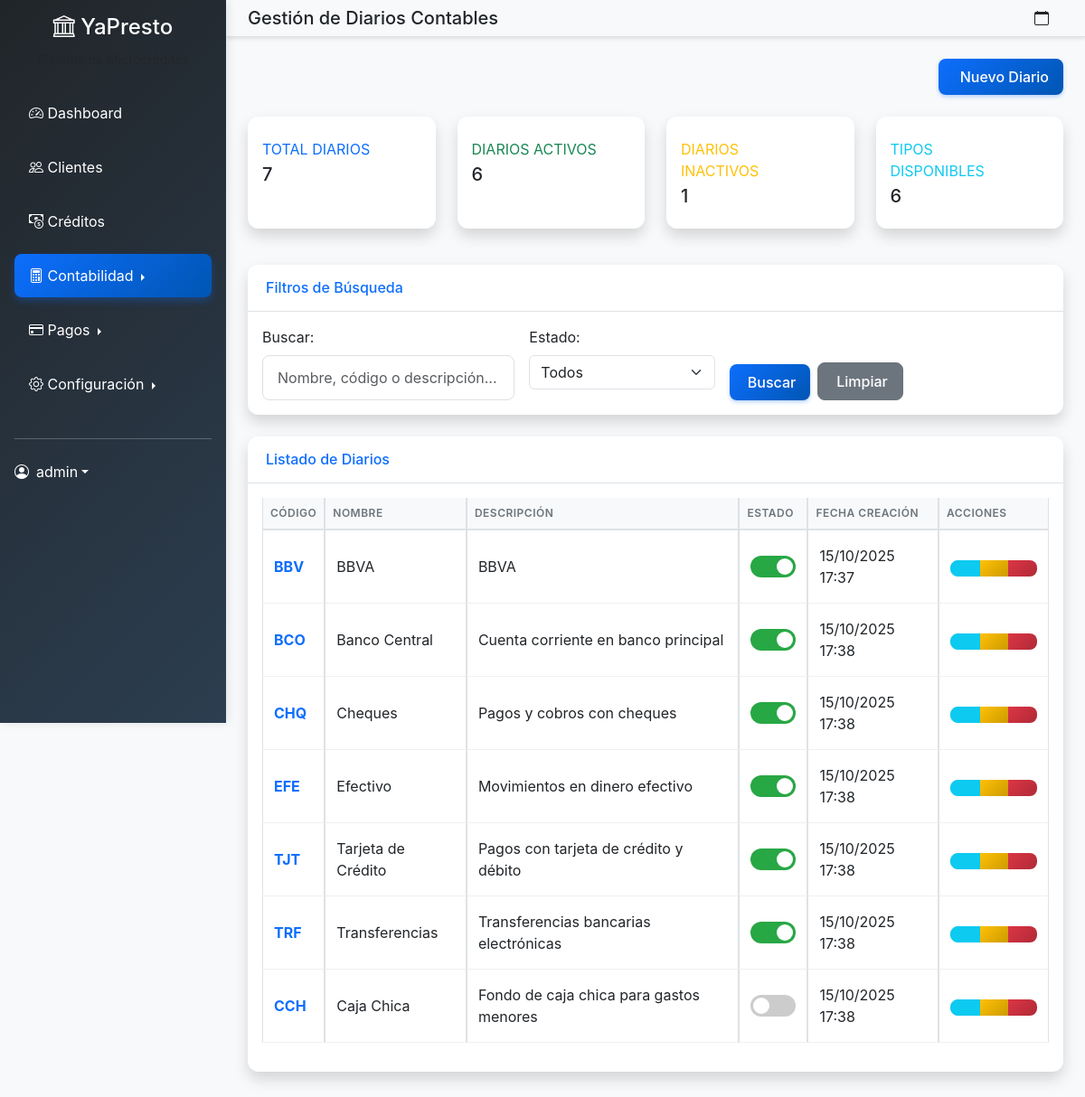
Screenshot of /contabilidad/diarios/ (signed in) with the database file from the repository.
### microcreditos/models.py (models this page shows, shortened)
class Diario(models.Model):
    nombre = models.CharField(max_length=100, unique=True)
    descripcion = models.TextField(blank=True, help_text="Descripción opcional del diario")
    codigo = models.CharField(max_length=20, unique=True, help_text="Código único del diario")
    activo = models.BooleanField(default=True, help_text="Indica si el diario está activo")
    fecha_creacion = models.DateTimeField(auto_now_add=True)
    fecha_modificacion = models.DateTimeField(auto_now=True)
    class Meta:
        verbose_name = "Diario"
        verbose_name_plural = "Diarios"
        ordering = ['codigo', 'nombre']

### microcreditos/views.py (the view)
# urls.py: path('contabilidad/diarios/', views.lista_diarios, name='lista_diarios'),
@login_required
def lista_diarios(request):
    diarios = Diario.objects.all().order_by('-activo', 'nombre')
    buscar = request.GET.get('buscar', '')
    estado = request.GET.get('estado', '')
    if buscar:
        diarios = diarios.filter(
            Q(nombre__icontains=buscar) |
            Q(codigo__icontains=buscar) |
            Q(descripcion__icontains=buscar)
        )
    if estado == 'activo':
        diarios = diarios.filter(activo=True)
    elif estado == 'inactivo':
        diarios = diarios.filter(activo=False)
    paginator = Paginator(diarios, 10)
    page_number = request.GET.get('page')
    page_obj = paginator.get_page(page_number)
    context = {
        'page_obj': page_obj,
        'buscar': buscar,
        'estado': estado,
        'total_diarios': diarios.count(),
        'diarios_activos': Diario.objects.filter(activo=True).count(),
        'diarios_inactivos': Diario.objects.filter(activo=False).count(),
    }
    return render(request, 'microcreditos/contabilidad/lista_diarios.html', context)

### accounts/models.py (called while the page is built)
    def es_administrador(self):
        return self.rol == 'administrador'

### templates/microcreditos/contabilidad/lista_diarios.html (shortened to what this page needs)
{% extends 'dashboard_base.html' %}
{% load static %}
{% block page_title %}Gestión de Diarios Contables{% endblock %}
{% block dashboard_content %}
<div class="d-flex justify-content-end mb-4">
    <a href="{% url 'microcreditos:crear_diario' %}" class="btn btn-primary">
        Nuevo Diario
    </a>
</div>
    <div class="row mb-4">
        <div class="col-xl-3 col-md-6 mb-3">
            <div class="card border-left-primary shadow h-100 py-2">
                <div class="card-body">
                    <div class="row no-gutters align-items-center">
                        <div class="col mr-2">
                            <div class="text-xs font-weight-bold text-primary text-uppercase mb-1">
                                Total Diarios
                            </div>
                            <div class="h5 mb-0 font-weight-bold text-gray-800">{{ total_diarios }}</div>
                        </div>
                    </div>
                </div>
            </div>
        </div>
        <div class="col-xl-3 col-md-6 mb-3">
            <div class="card border-left-success shadow h-100 py-2">
                <div class="card-body">
                    <div class="row no-gutters align-items-center">
                        <div class="col mr-2">
                            <div class="text-xs font-weight-bold text-success text-uppercase mb-1">
                                Diarios Activos
                            </div>
                            <div class="h5 mb-0 font-weight-bold text-gray-800">{{ diarios_activos }}</div>
                        </div>
                    </div>
                </div>
            </div>
        </div>
        <div class="col-xl-3 col-md-6 mb-3">
            <div class="card border-left-warning shadow h-100 py-2">
                <div class="card-body">
                    <div class="row no-gutters align-items-center">
                        <div class="col mr-2">
                            <div class="text-xs font-weight-bold text-warning text-uppercase mb-1">
                                Diarios Inactivos
                            </div>
                            <div class="h5 mb-0 font-weight-bold text-gray-800">{{ diarios_inactivos }}</div>
                        </div>
                    </div>
                </div>
            </div>
        </div>
        <div class="col-xl-3 col-md-6 mb-3">
            <div class="card border-left-info shadow h-100 py-2">
                <div class="card-body">
                    <div class="row no-gutters align-items-center">
                        <div class="col mr-2">
                            <div class="text-xs font-weight-bold text-info text-uppercase mb-1">
                                Tipos Disponibles
                            </div>
                            <div class="h5 mb-0 font-weight-bold text-gray-800">
                                {% if diarios_activos > 0 %}{{ diarios_activos }}{% else %}0{% endif %}
                            </div>
                        </div>
                    </div>
                </div>
            </div>
        </div>
    </div>
    <div class="card shadow mb-4">
        <div class="card-header py-3 d-flex flex-row align-items-center justify-content-between">
            <h6 class="m-0 font-weight-bold text-primary">Filtros de Búsqueda</h6>
        </div>
        <div class="card-body">
            <form method="get" class="row g-3">
                <div class="col-md-4">
                    <label for="buscar" class="form-label">Buscar:</label>
                    <input type="text" class="form-control" id="buscar" name="buscar"
                           value="{{ buscar }}" placeholder="Nombre, código o descripción...">
                </div>
                <div class="col-md-3">
                    <label for="estado" class="form-label">Estado:</label>
                    <select class="form-select" id="estado" name="estado">
                        <option value="">Todos</option>
                    </select>
                </div>
                <div class="col-md-5 d-flex align-items-end">
                    <button type="submit" class="btn btn-primary me-2">
                        Buscar
                    </button>
                    <a href="{% url 'microcreditos:lista_diarios' %}" class="btn btn-secondary">
                        Limpiar
                    </a>
                </div>
            </form>
        </div>
    </div>
    <div class="card shadow mb-4">
        <div class="card-header py-3">
            <h6 class="m-0 font-weight-bold text-primary">Listado de Diarios</h6>
        </div>
        <div class="card-body">
            {% if page_obj %}
            <div class="table-responsive">
                <table class="table table-bordered" id="dataTable" width="100%" cellspacing="0">
                    <thead>
                        <tr>
                            <th>Código</th>
                            <th>Nombre</th>
                            <th>Descripción</th>
                            <th>Estado</th>
                            <th>Fecha Creación</th>
                            <th>Acciones</th>
                        </tr>
                    </thead>
                    <tbody>
                        {% for diario in page_obj %}
                        <tr>
                            <td>
                                <strong class="text-primary">{{ diario.codigo }}</strong>
                            </td>
                            <td>{{ diario.nombre }}</td>
                            <td>
                                {% if diario.descripcion %}
                                    <span title="{{ diario.descripcion }}">
                                        {{ diario.descripcion|truncatechars:50 }}
                                    </span>
                                {% else %}
                                    <em class="text-muted">Sin descripción</em>
                                {% endif %}
                            </td>
                            <td>
                                <label class="toggle-switch">
                                    <span class="slider"></span>
                                </label>
                            </td>
                            <td>{{ diario.fecha_creacion|date:"d/m/Y H:i" }}</td>
                            <td>
                                <div class="btn-group" role="group">
                                    <a href="{% url 'microcreditos:detalle_diario' diario.pk %}"
                                       class="btn btn-info btn-sm" title="Ver detalles">
                                    </a>
                                    <a href="{% url 'microcreditos:editar_diario' diario.pk %}"
                                       class="btn btn-warning btn-sm" title="Editar">
                                    </a>
                                    <a href="{% url 'microcreditos:eliminar_diario' diario.pk %}"
                                       class="btn btn-danger btn-sm" title="Eliminar"
                                       onclick="return confirm('¿Está seguro de eliminar este diario?')">
                                    </a>
                                </div>
                            </td>
                        </tr>
                        {% endfor %}
                    </tbody>
                </table>
            </div>
            {% endif %}
        </div>
    </div>
{% endblock %}

### templates/dashboard_base.html (shortened to what this page needs)
{% extends 'base.html' %}
{% load static %}
{% block content %}
<div class="d-flex dashboard-layout">
    <nav class="sidebar bg-dark text-white p-3" style="width: 250px; min-height: 100vh;">
        <div class="text-center mb-4">
            <h4><i class="bi bi-bank"></i> YaPresto</h4>
            <small class="text-muted">Sistema de Microcréditos</small>
        </div>
        <ul class="nav nav-pills flex-column">
            <li class="nav-item mb-2">
                <a href="{% url 'microcreditos:dashboard' %}" class="nav-link text-white {% if request.resolver_match.url_name == 'dashboard' %}active{% endif %}">
                    <i class="bi bi-speedometer2"></i> Dashboard
                </a>
            </li>
            <li class="nav-item mb-2">
                <a href="{% url 'microcreditos:lista_clientes' %}" class="nav-link text-white {% if 'cliente' in request.resolver_match.url_name %}active{% endif %}">
                    <i class="bi bi-people"></i> Clientes
                </a>
            </li>
            <li class="nav-item mb-2">
                <a href="{% url 'microcreditos:lista_prestamos' %}" class="nav-link text-white {% if 'prestamo' in request.resolver_match.url_name %}active{% endif %}">
                    <i class="bi bi-cash-coin"></i> Créditos
                </a>
            </li>
            <li class="nav-item mb-2">
                <div class="dropdown dropend">
                    <a href="#" class="nav-link text-white dropdown-toggle {% if 'contabilidad' in request.resolver_match.url_name or 'diario' in request.resolver_match.url_name %}active{% endif %}"
                       data-bs-toggle="dropdown" aria-expanded="false">
                        <i class="bi bi-calculator"></i> Contabilidad
                    </a>
                </div>
            </li>
            <li class="nav-item mb-2">
                <div class="dropdown dropend">
                    <a href="#" class="nav-link text-white dropdown-toggle {% if 'pago' in request.resolver_match.url_name %}active{% endif %}"
                       data-bs-toggle="dropdown" aria-expanded="false">
                        <i class="bi bi-credit-card"></i> Pagos
                    </a>
                </div>
            </li>
            {% if user.perfil.es_administrador %}
            <li class="nav-item mb-2">
                <div class="dropdown dropend">
                    <a href="#" class="nav-link text-white dropdown-toggle {% if 'configuracion' in request.resolver_match.url_name %}active{% endif %}"
                       data-bs-toggle="dropdown" aria-expanded="false">
                        <i class="bi bi-gear"></i> Configuración
                    </a>
                </div>
            </li>
            {% endif %}
        </ul>
        <hr class="my-4">
        <div class="dropdown">
            <a href="#" class="d-flex align-items-center text-white text-decoration-none dropdown-toggle" data-bs-toggle="dropdown">
                <i class="bi bi-person-circle me-2"></i>
                {{ user.username }}
            </a>
        </div>
    </nav>
    <main class="flex-grow-1">
        <nav class="navbar navbar-light bg-light border-bottom px-4">
            <div class="d-flex align-items-center">
                <h5 class="mb-0">{% block page_title %}Dashboard{% endblock %}</h5>
            </div>
            <div class="d-flex align-items-center">
                <span class="me-3">
                    <i class="bi bi-calendar"></i> {{ "now"|date:"d/m/Y H:i" }}
                </span>
            </div>
        </nav>
        <div class="p-4">
            {% block dashboard_content %}{% endblock %}
        </div>
    </main>
</div>
{% endblock %}

### templates/base.html (shortened to what this page needs)
<!DOCTYPE html>
<html lang="es">
<head>
    {% load static %}
    <link href="https://cdn.jsdelivr.net/npm/bootstrap@5.3.0/dist/css/bootstrap.min.css" rel="stylesheet">
    <link rel="stylesheet" href="https://cdn.jsdelivr.net/npm/bootstrap-icons@1.10.0/font/bootstrap-icons.css">
    <link rel="stylesheet" href="{% static 'css/style.css' %}">
</head>
<body>
    {% block content %}{% endblock %}
</body>
</html>

### static/css/style.css (style rules this page uses)
:root { --primary-color: #0d6efd; --secondary-color: #6c757d; --success-color: #198754; --warning-color: #ffc107; --danger-color: #dc3545; --info-color: #0dcaf0; --light-color: #f8f9fa; --dark-color: #212529; --sidebar-bg: #343a40; --border-color: #dee2e6; }
* { box-sizing: border-box; }
html, body { margin: 0; padding: 0; width: 100%; overflow-x: hidden; }
body { font-family: 'Inter', -apple-system, BlinkMacSystemFont, 'Segoe UI', sans-serif; background-color: #f8f9fa; }
.sidebar { background: linear-gradient(135deg, var(--dark-color) 0%, #2c3e50 100%); box-shadow: 2px 0 10px rgba(0,0,0,0.1); min-height: 100vh; position: fixed; z-index: 1000; }
.sidebar .nav-link { color: rgba(255,255,255,0.8); padding: 12px 16px; border-radius: 8px; margin-bottom: 4px; transition: all 0.3s ease; }
.sidebar .nav-link.active { background: linear-gradient(135deg, var(--primary-color) 0%, #0056b3 100%); color: white; box-shadow: 0 4px 8px rgba(13, 110, 253, 0.3); }
.dashboard-layout main { margin-left: 250px; }
.navbar { box-shadow: 0 2px 4px rgba(0,0,0,0.1); }
.card { border: none; border-radius: 12px; box-shadow: 0 2px 12px rgba(0,0,0,0.08); transition: all 0.3s ease; }
.card-header { background: white; border-bottom: 1px solid var(--border-color); border-radius: 12px 12px 0 0 !important; padding: 1.25rem; }
.table { border-collapse: separate; border-spacing: 0; }
.table th { background-color: var(--light-color); border-bottom: 2px solid var(--border-color); font-weight: 600; text-transform: uppercase; font-size: 0.75rem; letter-spacing: 0.5px; color: var(--secondary-color); }
.table td { border-bottom: 1px solid #f0f0f0; vertical-align: middle; padding: 1rem 0.75rem; }
.btn { border-radius: 8px; font-weight: 500; padding: 0.5rem 1rem; transition: all 0.3s ease; }
.btn-primary { background: linear-gradient(135deg, var(--primary-color) 0%, #0056b3 100%); border: none; box-shadow: 0 2px 4px rgba(13, 110, 253, 0.3); }
.btn-warning { background: linear-gradient(135deg, var(--warning-color) 0%, #cc9a00 100%); border: none; color: var(--dark-color); }
.btn-danger { background: linear-gradient(135deg, var(--danger-color) 0%, #b02a37 100%); border: none; }
.form-control { border-radius: 8px; border: 1px solid #e0e0e0; padding: 0.75rem 1rem; transition: all 0.3s ease; }

### templates/microcreditos/contabilidad/lista_diarios.html (style rules this page uses)
.toggle-switch { position: relative; display: inline-block; width: 50px; height: 24px; }
.slider { position: absolute; cursor: pointer; top: 0; left: 0; right: 0; bottom: 0; background-color: #ccc; transition: .4s; border-radius: 24px; }
.slider:before { position: absolute; content: ""; height: 18px; width: 18px; left: 3px; bottom: 3px; background-color: white; transition: .4s; border-radius: 50%; }
input:checked + .slider { background-color: #28a745; }
input:checked + .slider:before { transform: translateX(26px); }

### rows the page displays
Diario: codigo "BBV", nombre "BBVA", descripcion "BBVA", fecha_creacion "15/10/2025 17:37"
Diario: codigo "BCO", nombre "Banco Central", descripcion "Cuenta corriente en banco principal", fecha_creacion "15/10/2025 17:38"
Diario: codigo "CHQ", nombre "Cheques", descripcion "Pagos y cobros con cheques", fecha_creacion "15/10/2025 17:38"
Diario: codigo "EFE", nombre "Efectivo", descripcion "Movimientos en dinero efectivo", fecha_creacion "15/10/2025 17:38"
Diario: codigo "TJT", nombre "Tarjeta de Crédito", descripcion "Pagos con tarjeta de crédito y débito", fecha_creacion "15/10/2025 17:38"
Diario: codigo "TRF", nombre "Transferencias", descripcion "Transferencias bancarias electrónicas", fecha_creacion "15/10/2025 17:38"
Diario: codigo "CCH", nombre "Caja Chica", descripcion "Fondo de caja chica para gastos menores", fecha_creacion "15/10/2025 17:38"

### other values shown
{{ user.username }} "admin"
{{ total_diarios }} "7"
{{ diarios_activos }} "6"
{{ diarios_inactivos }} "1"
